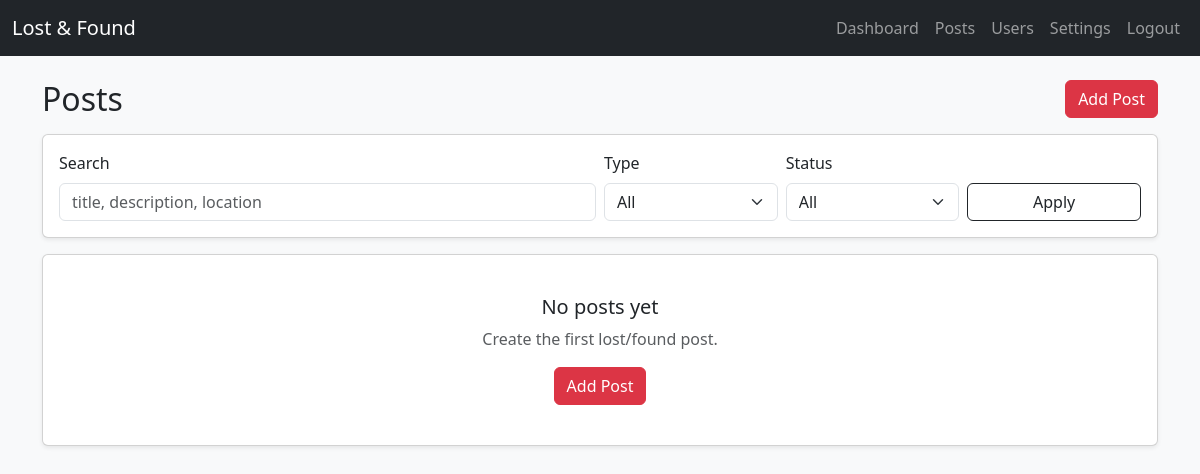
The page /admin/posts (signed in) on the database as committed earlier.
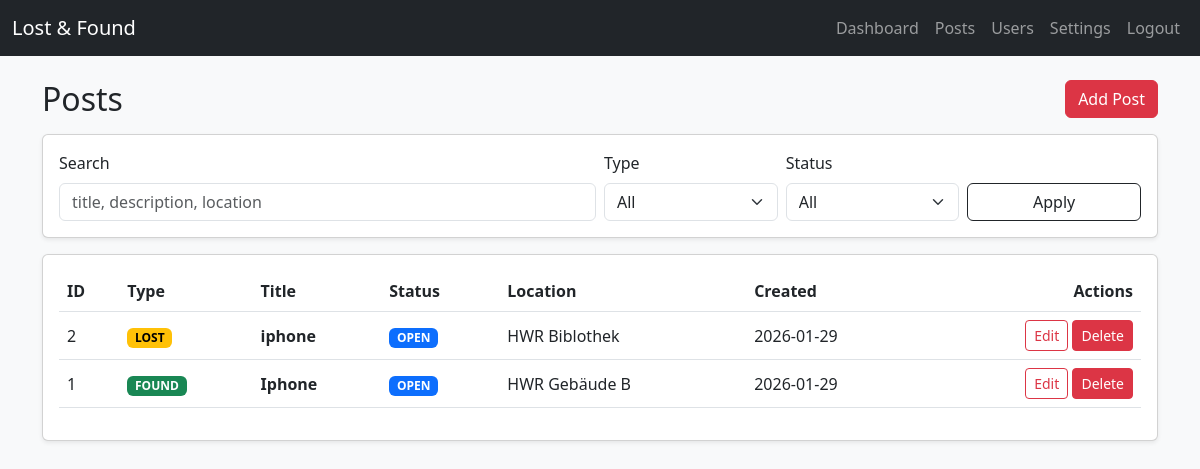
The same page on the database as committed later.
### db.py (models this page shows)
class ItemPost(db.Model):
    __tablename__ = "item_posts"
    id = db.Column(db.Integer, primary_key=True)
    post_type = db.Column(db.String(10), nullable=False)  # "lost" / "found"
    title = db.Column(db.String(200), nullable=False)
    description = db.Column(db.Text, nullable=False)
    location = db.Column(db.String(200))
    status = db.Column(db.String(20), default="open")  # open/claimed/closed
    created_by = db.Column(db.Integer, db.ForeignKey("users.id"), nullable=False)
    created_at = db.Column(db.DateTime, default=datetime.utcnow)
    creator = db.relationship("User", backref="posts")

### app.py (the view, shortened to what this page needs)
@app.route("/admin/posts")
@admin_required
def admin_posts():
    q = (request.args.get("q") or "").strip()
    post_type = (request.args.get("type") or "").strip().lower()
    status = (request.args.get("status") or "").strip().lower()
    query = ItemPost.query
    if post_type in ("lost", "found"):
        query = query.filter_by(post_type=post_type)
    if status in ("open", "claimed", "closed"):
        query = query.filter_by(status=status)
    posts = query.order_by(ItemPost.created_at.desc()).all()
    return render_template(
        "admin/posts.html",
        posts=posts,
        q=q,
        filter_type=post_type,
        filter_status=status,
    )

### app.py (called while the page is built)
def admin_required(f):
    from functools import wraps
    @wraps(f)
    def wrapper(*args, **kwargs):
        if "user_id" not in session or not session.get("is_admin"):
            return redirect(url_for("admin_login"))
        return f(*args, **kwargs)
    return wrapper

### templates/admin/posts.html (shortened to what this page needs)
{% extends 'base.html' %}
{% block content %}
<div class="d-flex justify-content-between align-items-center mb-3">
  <h2 class="mb-0">Posts</h2>
  <a class="btn btn-danger" href="{{ url_for('admin_posts_new') }}">Add Post</a>
</div>
<div class="card shadow-sm mb-3">
  <div class="card-body">
    <form class="row g-2 align-items-end" method="get">
      <div class="col-md-6">
        <label class="form-label">Search</label>
        <input class="form-control" name="q" value="{{ q }}" placeholder="title, description, location">
      </div>
      <div class="col-md-2">
        <label class="form-label">Type</label>
        <select class="form-select" name="type">
          <option value="" {% if not filter_type %}selected{% endif %}>All</option>
        </select>
      </div>
      <div class="col-md-2">
        <label class="form-label">Status</label>
        <select class="form-select" name="status">
          <option value="" {% if not filter_status %}selected{% endif %}>All</option>
        </select>
      </div>
      <div class="col-md-2 d-grid">
        <button class="btn btn-outline-dark" type="submit">Apply</button>
      </div>
    </form>
  </div>
</div>
<div class="card shadow-sm">
  <div class="card-body">
    {% if posts and posts|length > 0 %}
      <div class="table-responsive">
        <table class="table table-hover align-middle">
          <thead>
            <tr>
              <th>ID</th>
              <th>Type</th>
              <th>Title</th>
              <th>Status</th>
              <th>Location</th>
              <th>Created</th>
              <th class="text-end">Actions</th>
            </tr>
          </thead>
          <tbody>
            {% for post in posts %}
              <tr>
                <td>{{ post.id }}</td>
                <td>
                  {% if post.post_type == "lost" %}
                    <span class="badge text-bg-warning">LOST</span>
                  {% else %}
                    <span class="badge text-bg-success">FOUND</span>
                  {% endif %}
                </td>
                <td class="fw-semibold">{{ post.title }}</td>
                <td>
                  {% if post.status == "open" %}
                    <span class="badge text-bg-primary">OPEN</span>
                  {% elif post.status == "claimed" %}
                    <span class="badge text-bg-info">CLAIMED</span>
                  {% else %}
                    <span class="badge text-bg-secondary">CLOSED</span>
                  {% endif %}
                </td>
                <td>{{ post.location or "-" }}</td>
                <td>{{ post.created_at.strftime("%Y-%m-%d") }}</td>
                <td class="text-end">
                  <a class="btn btn-sm btn-outline-danger"
                     href="{{ url_for('admin_posts_edit', post_id=post.id) }}">
                    Edit
                  </a>
                  <form method="post"
                        action="{{ url_for('admin_posts_delete', post_id=post.id) }}"
                        class="d-inline">
                    <button class="btn btn-sm btn-danger"
                            type="submit"
                            onclick="return confirm('Delete this post?');">
                      Delete
                    </button>
                  </form>
                </td>
              </tr>
            {% endfor %}
          </tbody>
        </table>
      </div>
    {% else %}
      <div class="text-center py-4">
        <h5 class="mb-2">No posts yet</h5>
        <p class="text-muted mb-3">Create the first lost/found post.</p>
        <a class="btn btn-danger" href="{{ url_for('admin_posts_new') }}">Add Post</a>
      </div>
    {% endif %}
  </div>
</div>
{% endblock %}

### templates/base.html (shortened to what this page needs)
<!doctype html>
<html lang="en">
<head>
  <link
    href="https://cdn.jsdelivr.net/npm/bootstrap@5.3.0/dist/css/bootstrap.min.css"
    rel="stylesheet">
</head>
<body class="bg-light">
 <nav class="navbar navbar-expand-lg navbar-dark bg-dark">
  <div class="container-fluid">
    <a class="navbar-brand" href="{{ url_for('index') }}">Lost & Found</a>
    <div class="collapse navbar-collapse" id="navbarNav">
      <ul class="navbar-nav ms-auto">
    {% if session.get('user_id') and session.get('is_admin') %}
      <li class="nav-item">
        <a class="nav-link" href="{{ url_for('admin_dashboard') }}">Dashboard</a>
      </li>
      <li class="nav-item">
        <a class="nav-link" href="{{ url_for('admin_posts') }}">Posts</a>
      </li>
      <li class="nav-item">
        <a class="nav-link" href="{{ url_for('admin_users') }}">Users</a>
      </li>
      <li class="nav-item">
        <a class="nav-link" href="{{ url_for('admin_settings') }}">Settings</a>
      </li>
    {% endif %}
    {% if session.get('user_id') %}
      <li class="nav-item">
        <a class="nav-link" href="{{ url_for('logout') }}">Logout</a>
      </li>
    {% endif %}
  </ul>
    </div>
  </div>
</nav>
  <div class="container mt-4">
    {% block content %}{% endblock %}
  </div>
</body>
</html>

Rows that differ between the two databases and show on the page:
added ItemPost: id "2", post_type "LOST", title "iphone", status "OPEN", location "HWR Biblothek", created_at "2026-01-29"
added ItemPost: id "1", post_type "FOUND", title "Iphone", status "OPEN", location "HWR Gebäude B", created_at "2026-01-29"
Other text that changed with them:
text no longer shown: "No posts yet Create the first lost/found post. Add Post"
text now shown: "ID Type Title Status Location Created Actions"
